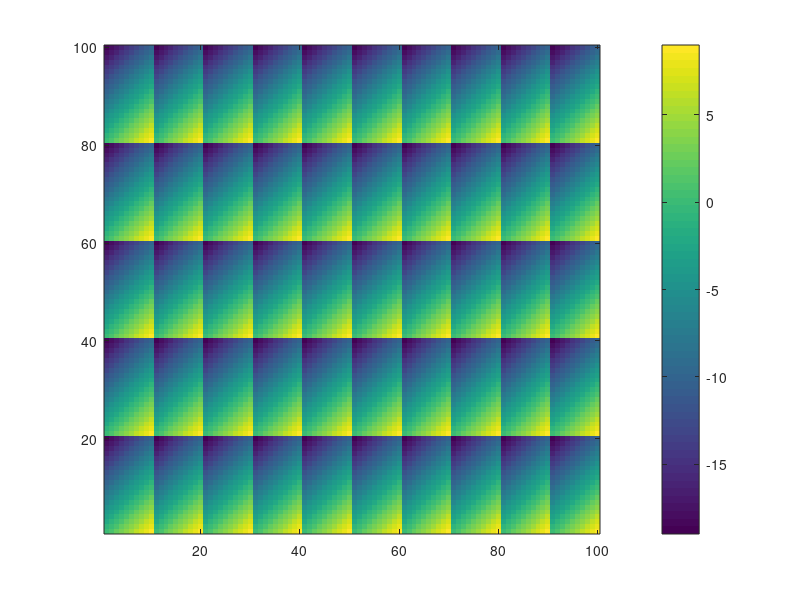

The MATLAB source for this figure:
Z=zeros(100,100);
for X=1:10
    for Y=1:20          %Increment Y from 1 to 20
        Z(Y,X)=X-Y;     %Assign X-Y values to row Y and column X of Z
    end
end
Z=repmat(Z(1:20,1:10),5,10);%Repeat the Z contents of rows 1~20 and columns 1~10, 5 times in row direction and 10 times in column direction
figure;imagesc(Z);set(gca,'YDir','normal');colorbar;
